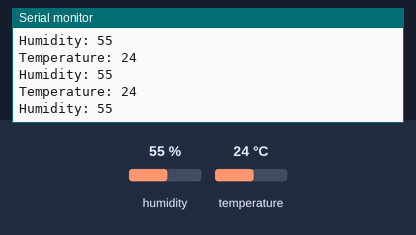
Simulated run of this sketch. Board: Arduino Uno, built with avr-gcc and run on an emulated ATmega328P. On the bench: the last lines printed to the serial monitor. Wiring (inferred from the names in the program): DHT11 sensor: data pin 5. The test bench sets the inputs (shaded band); at power-on: humidity 55 %, temperature 24 °C.

Above: at 3.3 s.
3.4 s: humidity set to 22 %
At 6.4 s:
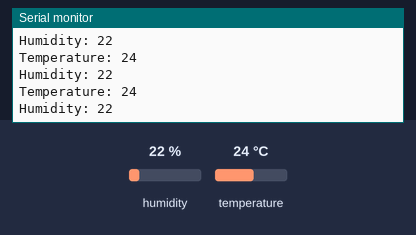
6.5 s: temperature set to 12 °C
At 9.2 s:
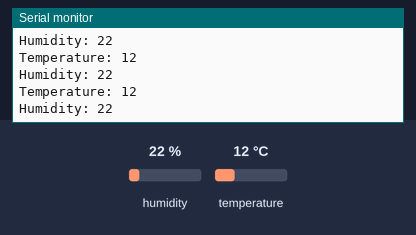
9.6 s: humidity set to 40 %
At 13.8 s:
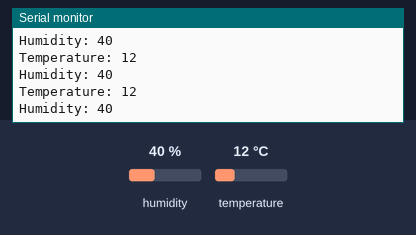
Timing chart, 0 to 15.3 s (numbered marks = the images above; inputs shaded):
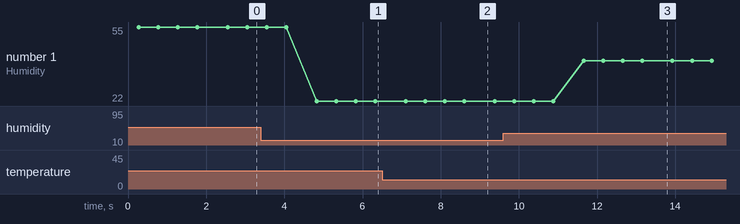

Measured:
- after the input at 3.4 s, the serial monitor: prints a new line after 1.4 s (image 1)
- after the input at 6.5 s, the serial monitor: prints a new line after 0.60 s (image 2)
- after the input at 9.6 s, the serial monitor: prints a new line after 2.1 s (image 3)
- plotted number 1: 55 → 22 after the input at 3.4 s, 22 → 40 after the input at 9.6 s

The sketch:

DHT-Tester.ino
```cpp
// Include required libraries
#include <SPI.h>
#include <string.h>
#include "DHT.h"

// DHT11 sensor pins
#define DHTPIN 5
#define DHTTYPE DHT11

// DHT instance
DHT dht(DHTPIN, DHTTYPE);

void setup(void)
{

  // Initialize DHT sensor
  dht.begin();

  Serial.begin(115200);

}

void loop(void)
{

    // Measure the humidity & temperature
    float h = dht.readHumidity();
    float t = dht.readTemperature();

    // Transform to String
    String temp = String((int) t);
    String hum = String((int) h);

    Serial.print("Temperature: ");
    Serial.println(temp);
    Serial.print("Humidity: ");
    Serial.println(hum);
    Serial.println("");
    delay(500);
}
```
